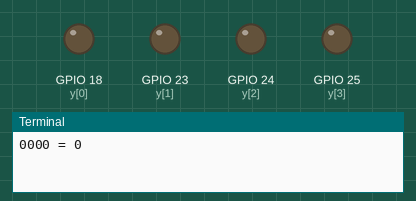
A program run on a simulated Raspberry Pi (BCM pin numbers). Shown: output pins drawn as LEDs (lit = HIGH), the last lines printed to the terminal.

Above: at 0.5 s.
At 2.5 s:
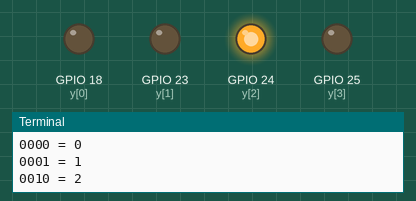
At 4.5 s:
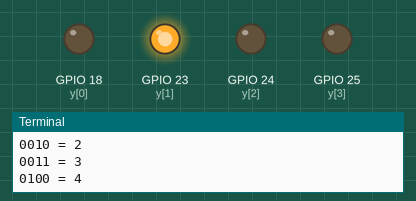
At 9.5 s:
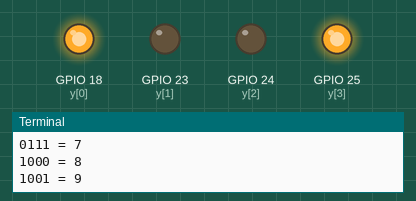
At 14.5 s:
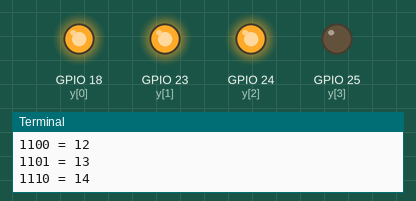
At 19.5 s:
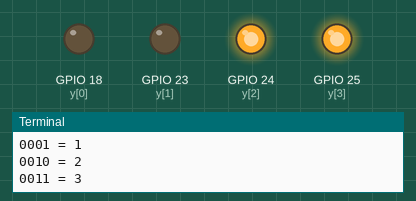
Timing chart, 0 to 20.8 s (numbered marks = the images above):
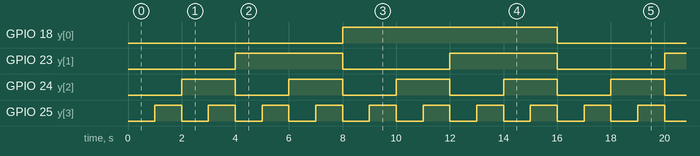

Measured:
- by itself, GPIO 18 (y[0]): alternates HIGH for 8.0 s and LOW for 8.0 s
- by itself, GPIO 23 (y[1]): alternates HIGH for 4.0 s and LOW for 4.0 s
- by itself, GPIO 24 (y[2]): alternates HIGH for 2.0 s and LOW for 2.0 s
- by itself, GPIO 25 (y[3]): alternates HIGH for 1.0 s and LOW for 1.0 s

The program:

P7.four-bit_binary_up_counter.py
```python
import RPi.GPIO as GPIO
import time
GPIO.setmode(GPIO.BCM)
GPIO.setwarnings(False)

y=[18,23,24,25]
for i in range(len(y)):
    GPIO.setup(y[i],GPIO.OUT)

while True:
    for j in range(16):
        c=format(j,"04b")
        GPIO.output(18,int(c[0]))
        GPIO.output(23,int(c[1]))
        GPIO.output(24,int(c[2]))
        GPIO.output(25,int(c[3]))
        print(c,"=",j)
        time.sleep(1)
```
